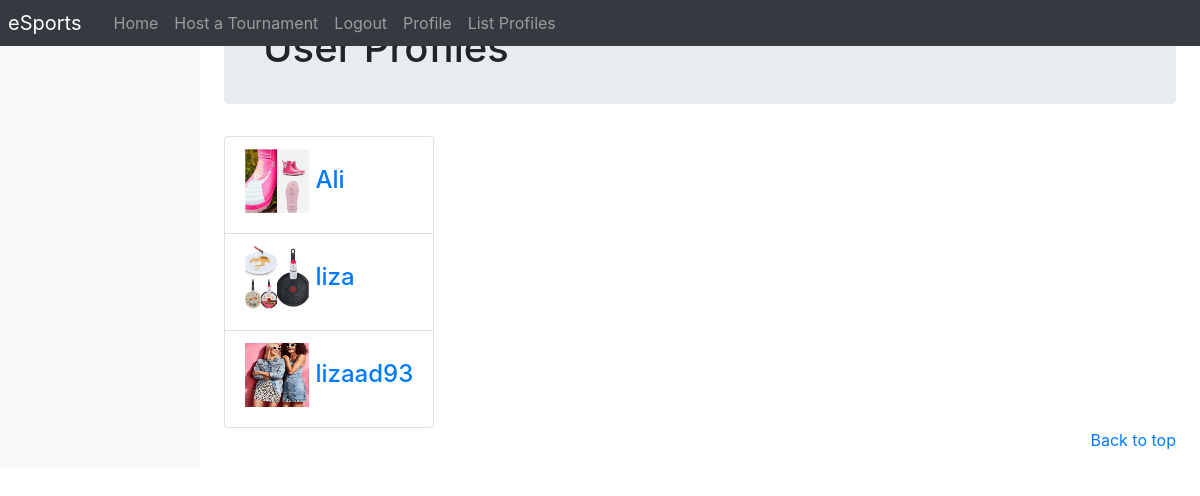
Page /profiles/ (signed in) on the committed database.
### users/models.py (models this page shows, shortened)
class Profile(models.Model):
    user = models.OneToOneField(User, on_delete=models.CASCADE)
    picture = models.ImageField(blank=True, upload_to='profile_images')

### users/views.py (the view)
# urls.py: path('profiles/', users_view.ListProfilesView.as_view(), name='list_profiles'),
class ListProfilesView(View):
    @method_decorator(login_required)
    def get(self, request):
        profiles = Profile.objects.all()
        return render(request,
                      'contest/list_profiles.html', {'userprofile_list': profiles})

### contest/templates/contest/list_profiles.html (shortened to what this page needs)
{% extends 'contest/base.html' %}
{% load staticfiles %}
{% block body_block %}
    <div class="jumbotron p-4">
        <div class="container">
            <h1 class="jumotron-heading">User Profiles</h1>
        </div>
    </div>
    <div class="container">
        <div class="row">
            {% if userprofile_list %}
            <div class="panel-body">
                <div class="list-group">
                    {% for listuser in userprofile_list %}
                    <div class="list-group-item">
                        <h4 class="list-group-item-heading">
                            <a href="{% url 'profile' listuser.user.username %}">
                                {% if listuser.picture %}
                                <img src="{{ MEDIA_URL }}{{ listuser.picture }}" width="64" height="64" />
                                {% else %}
                                <img src="https://lorempixel.com/64/64/people/" width="64" height="64" />
                                {% endif %}
                                {{ listuser.user.username }}
                            </a>
                        </h4>
                    </div>
                    {% endfor %}
                </div>
            </div>
            {% else %}
            <p>There are no users present on eSports.</p>
            {% endif %}
        </div>
    </div>
{% endblock %}

### rows in the picture
Profile: picture (picture), user.username "Ali"
Profile: picture (picture), user.username "liza"
Profile: picture (picture), user.username "lizaad93"
